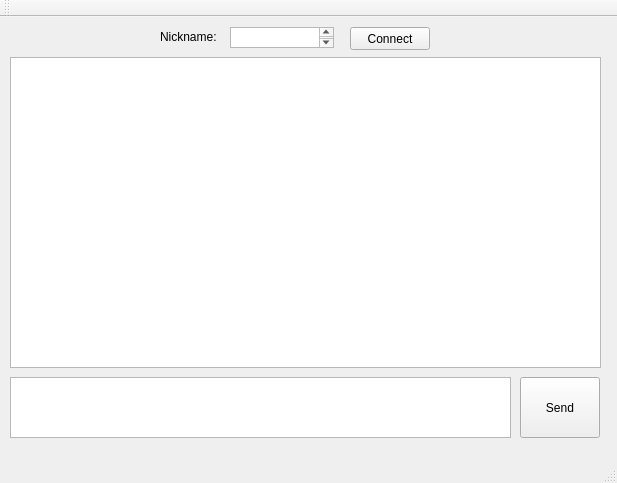
<?xml version="1.0" encoding="UTF-8"?>
<ui version="4.0">
 <class>MainWindow</class>
 <widget class="QMainWindow" name="MainWindow">
  <property name="geometry">
   <rect>
    <x>0</x>
    <y>0</y>
    <width>617</width>
    <height>483</height>
   </rect>
  </property>
  <property name="windowTitle">
   <string>MainWindow</string>
  </property>
  <widget class="QWidget" name="centralWidget">
   <widget class="QTextEdit" name="messeger">
    <property name="geometry">
     <rect>
      <x>10</x>
      <y>360</y>
      <width>501</width>
      <height>61</height>
     </rect>
    </property>
   </widget>
   <widget class="QTextBrowser" name="textinfo">
    <property name="geometry">
     <rect>
      <x>10</x>
      <y>40</y>
      <width>591</width>
      <height>311</height>
     </rect>
    </property>
    <property name="html">
     <string>&lt;!DOCTYPE HTML PUBLIC &quot;-//W3C//DTD HTML 4.0//EN&quot; &quot;http://www.w3.org/TR/REC-html40/strict.dtd&quot;&gt;
&lt;html&gt;&lt;head&gt;&lt;meta name=&quot;qrichtext&quot; content=&quot;1&quot; /&gt;&lt;style type=&quot;text/css&quot;&gt;
p, li { white-space: pre-wrap; }
&lt;/style&gt;&lt;/head&gt;&lt;body style=&quot; font-family:'Sans Serif'; font-size:9pt; font-weight:400; font-style:normal;&quot;&gt;
&lt;p style=&quot;-qt-paragraph-type:empty; margin-top:0px; margin-bottom:0px; margin-left:0px; margin-right:0px; -qt-block-indent:0; text-indent:0px;&quot;&gt;&lt;br /&gt;&lt;/p&gt;&lt;/body&gt;&lt;/html&gt;</string>
    </property>
   </widget>
   <widget class="QPushButton" name="sending">
    <property name="geometry">
     <rect>
      <x>520</x>
      <y>360</y>
      <width>80</width>
      <height>61</height>
     </rect>
    </property>
    <property name="text">
     <string>Send</string>
    </property>
   </widget>
   <widget class="QPushButton" name="connecting">
    <property name="geometry">
     <rect>
      <x>350</x>
      <y>10</y>
      <width>80</width>
      <height>23</height>
     </rect>
    </property>
    <property name="text">
     <string>Connect</string>
    </property>
   </widget>
   <widget class="QTextEdit" name="Nickbar">
    <property name="geometry">
     <rect>
      <x>230</x>
      <y>10</y>
      <width>104</width>
      <height>21</height>
     </rect>
    </property>
   </widget>
   <widget class="QLabel" name="label">
    <property name="geometry">
     <rect>
      <x>160</x>
      <y>10</y>
      <width>71</width>
      <height>20</height>
     </rect>
    </property>
    <property name="text">
     <string>Nickname:</string>
    </property>
   </widget>
  </widget>
  <widget class="QMenuBar" name="menuBar">
   <property name="geometry">
    <rect>
     <x>0</x>
     <y>0</y>
     <width>617</width>
     <height>20</height>
    </rect>
   </property>
  </widget>
  <widget class="QToolBar" name="mainToolBar">
   <attribute name="toolBarArea">
    <enum>TopToolBarArea</enum>
   </attribute>
   <attribute name="toolBarBreak">
    <bool>false</bool>
   </attribute>
  </widget>
  <widget class="QStatusBar" name="statusBar"/>
 </widget>
 <layoutdefault spacing="6" margin="11"/>
 <resources/>
 <connections/>
</ui>
